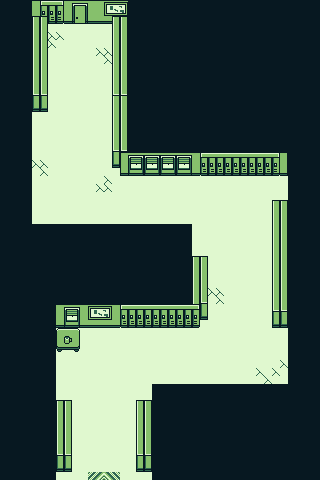

Rendered tile map (Tiled .tmx) drawn with the repository's tilesets; below, a short description and the map source with its tile grids summarised:
An orthogonal 40x60 tile map with 8x8 px tiles, 1 tile layer (Tile Layer 1).

<map version="1.10" tiledversion="1.10.1" orientation="orthogonal" renderorder="right-down" width="40" height="60" tilewidth="8" tileheight="8" infinite="0" nextlayerid="2" nextobjectid="1">
 <tileset firstgid="1" source="Assets.tsx" />
 <layer id="1" name="Tile Layer 1" width="40" height="60">
  <data>[2400 cells, 2400 non-empty, 61 distinct tile ids]</data>
 </layer>
</map>
